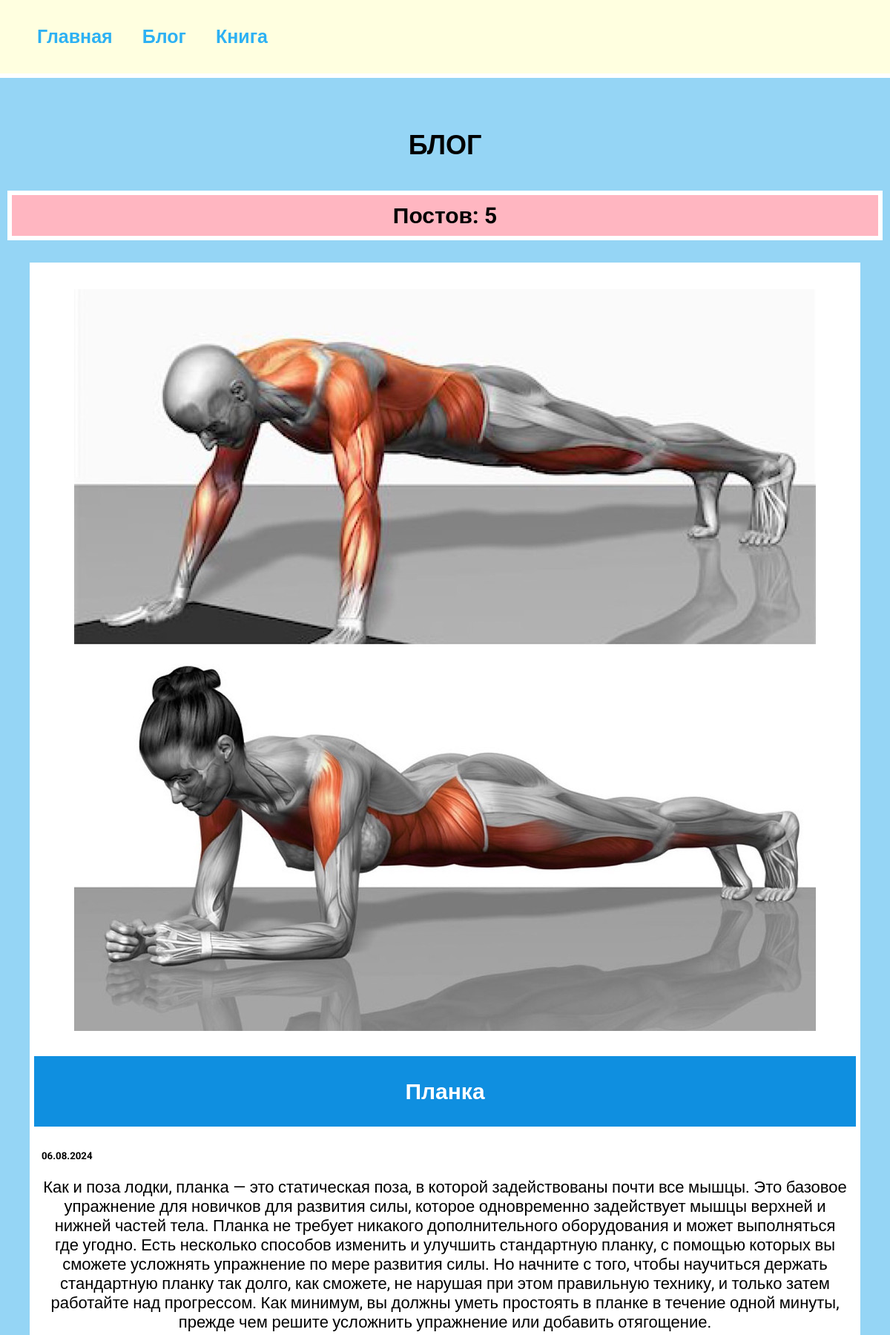
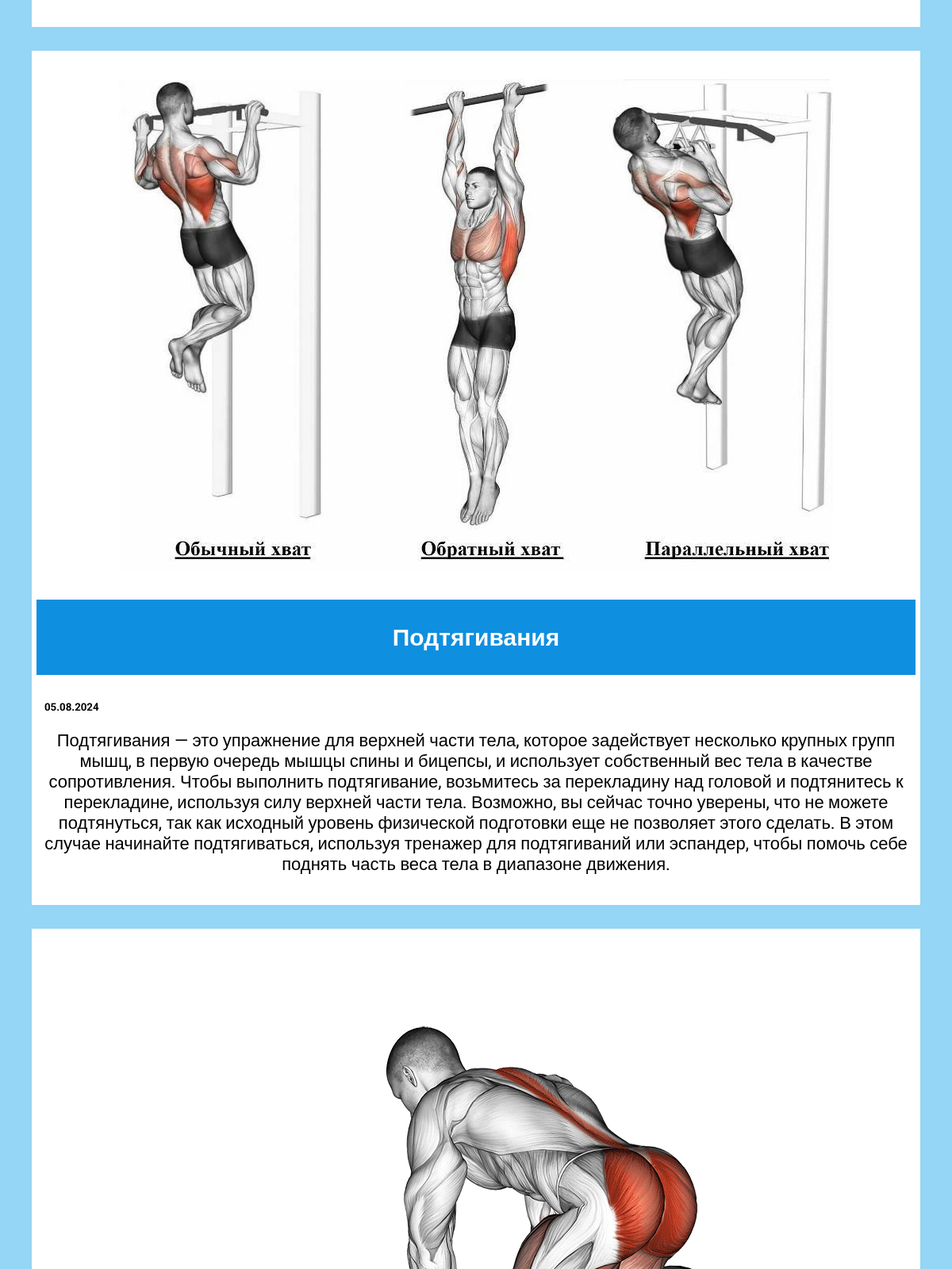
Screenshot of /blog/ (upper part) with the database file from the repository (2 pictures, top to bottom).
### blog/models.py (models this page shows, shortened)
class Blog(models.Model):
    title = models.CharField(max_length=200)
    description = models.TextField()
    image = models.ImageField(upload_to='blog/images/')
    data = models.DateField()

### blog/views.py (the view)
# urls.py: path('', views.blogs, name='blogs'),
def blogs(request):
    blogs = Blog.objects.order_by('-data')
    return render(request, 'blog/blogs.html', {'blogs': blogs})

### blog/templates/blog/blogs.html
{% extends 'sporty/base.html' %}
{% block content %}
<h1>БЛОГ</h1>
<h2 class="count">Постов: {{blogs.count}}</h2>
{% for blog in blogs %}
<div class="element1">
    <div>
        <img src="{{blog.image.url}}" alt="">
    </div>
    <h2 class="top"><a href="{% url 'detail' blog.id %}">{{ blog.title }}</a></h2>
    <div class="blog_text">
        <h5>{{ blog.data|date:'d.m.Y' }}</h5>
        <p>{{ blog.description }}</p>
    </div>
</div>
{% endfor %}
{% endblock %}

### sporty/static/css/style.css (style rules this page uses)
body { font-family: "Roboto", sans-serif; background: rgb(149, 213, 245); margin: 0; padding: 0; }
.element, .count { background: lightpink; border: 6px solid #FFF; margin: 20px 0; }
.element1 { background: white; border: 6px solid #FFF; margin: 20px 0; }
.element1 h2 { padding: 10px; }
.element1, img { max-width: 1200px; text-align: center; margin: auto; margin: 30px; }
.content h1 { text-align: center; margin: 60px 0 40px; font-size: 36px; }
h2 { font-size: 30px; text-align: center; }
.top { background: rgb(15, 143, 224); margin: 0; }
.top a { color: #FFF; text-decoration: none; padding: 20px; display: block; }
.blog_text, .count { max-width: 1200px; padding: 10px; box-sizing: border-box; }
.blog_text p { font-size: 22px; }
.blog_text h5 { text-align: left; }

### rows the page displays
Blog: image (picture), title "Планка", data "06.08.2024", description "Как и поза лодки, планка — это статическая поза, в которой задействованы почти все мышцы. Это базовое упражнение для новичков для развития силы, которое одновременно задействует мышцы верхней и нижней частей тела. Планка не требует никакого дополнительного оборудования и может выполняться где угодно. Есть несколько способов изменить и улучшить стандартную планку, с помощью которых вы сможете усложнять упражнение по мере развития силы. Но начните с того, чтобы научиться держать стандартную планку так долго, как сможете, не нарушая при этом правильную технику, и только затем работайте над прогрессом. Как минимум, вы должны уметь простоять в планке в течение одной минуты, прежде чем решите…"
Blog: image (picture), title "Подтягивания", data "05.08.2024", description "Подтягивания — это упражнение для верхней части тела, которое задействует несколько крупных групп мышц, в первую очередь мышцы спины и бицепсы, и использует собственный вес тела в качестве сопротивления. Чтобы выполнить подтягивание, возьмитесь за перекладину над головой и подтянитесь к перекладине, используя силу верхней части тела. Возможно, вы сейчас точно уверены, что не можете подтянуться, так как исходный уровень физической подготовки еще не позволяет этого сделать. В этом случае начинайте подтягиваться, используя тренажер для подтягиваний или эспандер, чтобы помочь себе поднять часть веса тела в диапазоне движения."
Blog: image (picture)

### other values shown
{{ blogs.count }} "5"
